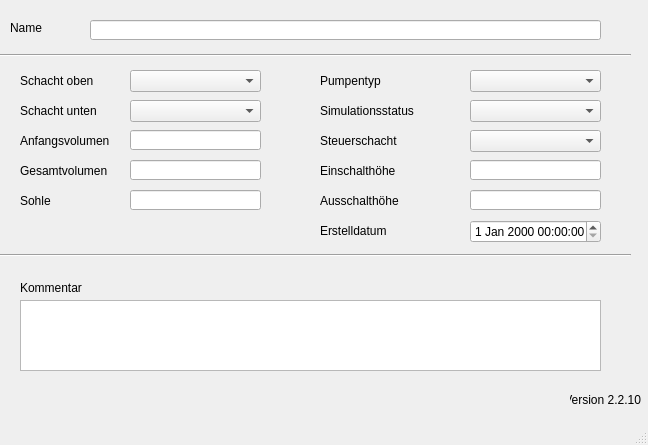
<?xml version="1.0" encoding="UTF-8"?>
<ui version="4.0">
 <class>MainWindow</class>
 <widget class="QMainWindow" name="MainWindow">
  <property name="geometry">
   <rect>
    <x>0</x>
    <y>0</y>
    <width>648</width>
    <height>445</height>
   </rect>
  </property>
  <property name="windowTitle">
   <string>MainWindow</string>
  </property>
  <widget class="QWidget" name="centralwidget">
   <widget class="QLabel" name="label">
    <property name="geometry">
     <rect>
      <x>10</x>
      <y>20</y>
      <width>46</width>
      <height>16</height>
     </rect>
    </property>
    <property name="text">
     <string>Name</string>
    </property>
   </widget>
   <widget class="QLabel" name="label_20">
    <property name="geometry">
     <rect>
      <x>320</x>
      <y>130</y>
      <width>121</width>
      <height>21</height>
     </rect>
    </property>
    <property name="text">
     <string>Steuerschacht</string>
    </property>
   </widget>
   <widget class="QLabel" name="label_5">
    <property name="geometry">
     <rect>
      <x>20</x>
      <y>130</y>
      <width>111</width>
      <height>21</height>
     </rect>
    </property>
    <property name="text">
     <string>Anfangsvolumen</string>
    </property>
   </widget>
   <widget class="QLabel" name="label_6">
    <property name="geometry">
     <rect>
      <x>20</x>
      <y>160</y>
      <width>91</width>
      <height>21</height>
     </rect>
    </property>
    <property name="text">
     <string>Gesamtvolumen</string>
    </property>
   </widget>
   <widget class="QLabel" name="label_18">
    <property name="geometry">
     <rect>
      <x>320</x>
      <y>70</y>
      <width>91</width>
      <height>21</height>
     </rect>
    </property>
    <property name="text">
     <string>Pumpentyp</string>
    </property>
   </widget>
   <widget class="QLabel" name="label_70">
    <property name="geometry">
     <rect>
      <x>320</x>
      <y>220</y>
      <width>71</width>
      <height>21</height>
     </rect>
    </property>
    <property name="text">
     <string>Erstelldatum</string>
    </property>
   </widget>
   <widget class="Line" name="line">
    <property name="geometry">
     <rect>
      <x>0</x>
      <y>40</y>
      <width>631</width>
      <height>31</height>
     </rect>
    </property>
    <property name="orientation">
     <enum>Qt::Horizontal</enum>
    </property>
   </widget>
   <widget class="Line" name="line_2">
    <property name="geometry">
     <rect>
      <x>0</x>
      <y>240</y>
      <width>631</width>
      <height>31</height>
     </rect>
    </property>
    <property name="orientation">
     <enum>Qt::Horizontal</enum>
    </property>
   </widget>
   <widget class="QLabel" name="label_14">
    <property name="geometry">
     <rect>
      <x>20</x>
      <y>280</y>
      <width>81</width>
      <height>16</height>
     </rect>
    </property>
    <property name="text">
     <string>Kommentar</string>
    </property>
   </widget>
   <widget class="QLabel" name="label_21">
    <property name="geometry">
     <rect>
      <x>320</x>
      <y>190</y>
      <width>121</width>
      <height>21</height>
     </rect>
    </property>
    <property name="text">
     <string>Ausschalthöhe</string>
    </property>
   </widget>
   <widget class="QLabel" name="label_22">
    <property name="geometry">
     <rect>
      <x>320</x>
      <y>100</y>
      <width>121</width>
      <height>21</height>
     </rect>
    </property>
    <property name="text">
     <string>Simulationsstatus</string>
    </property>
   </widget>
   <widget class="QLabel" name="label_7">
    <property name="geometry">
     <rect>
      <x>20</x>
      <y>100</y>
      <width>91</width>
      <height>21</height>
     </rect>
    </property>
    <property name="text">
     <string>Schacht unten</string>
    </property>
   </widget>
   <widget class="QLabel" name="label_8">
    <property name="geometry">
     <rect>
      <x>20</x>
      <y>70</y>
      <width>111</width>
      <height>21</height>
     </rect>
    </property>
    <property name="text">
     <string>Schacht oben</string>
    </property>
   </widget>
   <widget class="QLabel" name="label_9">
    <property name="geometry">
     <rect>
      <x>20</x>
      <y>190</y>
      <width>91</width>
      <height>21</height>
     </rect>
    </property>
    <property name="text">
     <string>Sohle</string>
    </property>
   </widget>
   <widget class="QLabel" name="label_23">
    <property name="geometry">
     <rect>
      <x>320</x>
      <y>160</y>
      <width>121</width>
      <height>21</height>
     </rect>
    </property>
    <property name="text">
     <string>Einschalthöhe</string>
    </property>
   </widget>
   <widget class="QLineEdit" name="pnam">
    <property name="geometry">
     <rect>
      <x>90</x>
      <y>20</y>
      <width>511</width>
      <height>20</height>
     </rect>
    </property>
   </widget>
   <widget class="QComboBox" name="schoben">
    <property name="geometry">
     <rect>
      <x>130</x>
      <y>70</y>
      <width>131</width>
      <height>22</height>
     </rect>
    </property>
   </widget>
   <widget class="QComboBox" name="schunten">
    <property name="geometry">
     <rect>
      <x>130</x>
      <y>100</y>
      <width>131</width>
      <height>22</height>
     </rect>
    </property>
   </widget>
   <widget class="QLineEdit" name="volanf">
    <property name="geometry">
     <rect>
      <x>130</x>
      <y>130</y>
      <width>131</width>
      <height>20</height>
     </rect>
    </property>
   </widget>
   <widget class="QLineEdit" name="volges">
    <property name="geometry">
     <rect>
      <x>130</x>
      <y>160</y>
      <width>131</width>
      <height>20</height>
     </rect>
    </property>
   </widget>
   <widget class="QLineEdit" name="sohle">
    <property name="geometry">
     <rect>
      <x>130</x>
      <y>190</y>
      <width>131</width>
      <height>20</height>
     </rect>
    </property>
   </widget>
   <widget class="QComboBox" name="pumpentyp">
    <property name="geometry">
     <rect>
      <x>470</x>
      <y>70</y>
      <width>131</width>
      <height>22</height>
     </rect>
    </property>
   </widget>
   <widget class="QComboBox" name="simstatus">
    <property name="geometry">
     <rect>
      <x>470</x>
      <y>100</y>
      <width>131</width>
      <height>22</height>
     </rect>
    </property>
   </widget>
   <widget class="QComboBox" name="steuersch">
    <property name="geometry">
     <rect>
      <x>470</x>
      <y>130</y>
      <width>131</width>
      <height>22</height>
     </rect>
    </property>
   </widget>
   <widget class="QLineEdit" name="einschalthoehe">
    <property name="geometry">
     <rect>
      <x>470</x>
      <y>160</y>
      <width>131</width>
      <height>20</height>
     </rect>
    </property>
   </widget>
   <widget class="QLineEdit" name="ausschalthoehe">
    <property name="geometry">
     <rect>
      <x>470</x>
      <y>190</y>
      <width>131</width>
      <height>20</height>
     </rect>
    </property>
   </widget>
   <widget class="QTextEdit" name="kommentar">
    <property name="geometry">
     <rect>
      <x>20</x>
      <y>300</y>
      <width>581</width>
      <height>71</height>
     </rect>
    </property>
   </widget>
   <widget class="QgsDateTimeEdit" name="createdat_2">
    <property name="geometry">
     <rect>
      <x>470</x>
      <y>220</y>
      <width>131</width>
      <height>23</height>
     </rect>
    </property>
   </widget>
   <widget class="QLabel" name="lb_version">
    <property name="geometry">
     <rect>
      <x>570</x>
      <y>390</y>
      <width>71</width>
      <height>20</height>
     </rect>
    </property>
    <property name="toolTip">
     <string>Version QKan Import</string>
    </property>
    <property name="text">
     <string>Version 2.2.10</string>
    </property>
    <property name="alignment">
     <set>Qt::AlignRight|Qt::AlignTrailing|Qt::AlignVCenter</set>
    </property>
   </widget>
  </widget>
  <widget class="QMenuBar" name="menubar">
   <property name="geometry">
    <rect>
     <x>0</x>
     <y>0</y>
     <width>648</width>
     <height>21</height>
    </rect>
   </property>
  </widget>
  <widget class="QStatusBar" name="statusbar"/>
 </widget>
 <customwidgets>
  <customwidget>
   <class>QgsDateTimeEdit</class>
   <extends>QDateTimeEdit</extends>
   <header>qgsdatetimeedit.h</header>
  </customwidget>
 </customwidgets>
 <tabstops>
  <tabstop>pnam</tabstop>
  <tabstop>schoben</tabstop>
  <tabstop>schunten</tabstop>
  <tabstop>volanf</tabstop>
  <tabstop>volges</tabstop>
  <tabstop>sohle</tabstop>
  <tabstop>pumpentyp</tabstop>
  <tabstop>simstatus</tabstop>
  <tabstop>steuersch</tabstop>
  <tabstop>einschalthoehe</tabstop>
  <tabstop>ausschalthoehe</tabstop>
  <tabstop>createdat_2</tabstop>
  <tabstop>kommentar</tabstop>
 </tabstops>
 <resources/>
 <connections/>
</ui>
